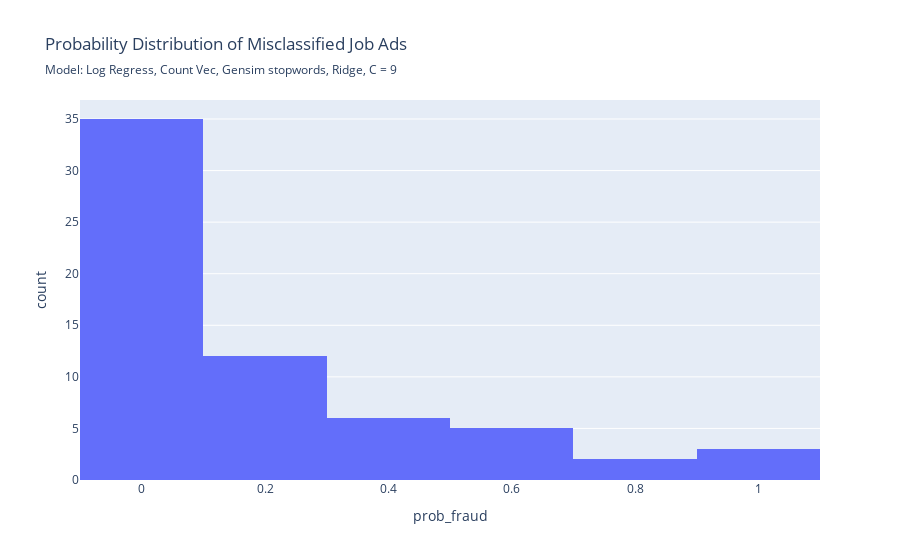

Here is the notebook cell this chart was saved with:
### Code cell
scores_log_cv_ridge_best = evaluate_model(
    ridge, X_test, y_test, 
    fig_subtitle= 'Log Regress, Count Vec, Gensim stopwords, Ridge, C = 9', 
    short_name='log_ridge_best', 
    save_figs=False,
    return_misclassified = False,
    return_all_results = False
)

### Figure 1 — Plotly figure (JSON) as saved in the notebook; plotly's stock layout.template omitted (floating-point values rounded to 4 significant figures)
{"data": [{"bingroup": "x", "hovertemplate": "prob_fraud=%{x}<br>count=%{y}<extra></extra>", "legendgroup": "", "marker": {"color": "#636efa", "pattern": {"shape": ""}}, "name": "", "orientation": "v", "showlegend": false, "type": "histogram", "x": [0.00657, 0.9124, 0.0003266, 0.008149, 4.797e-05, 5.286e-06, 7.847e-07, 0.4722, 0.207, 0.0001917, 0.1622, 0.3323, 0.3056, 0.00129, 0.2672, 0.00218, 0.000693, 0.5569, 0.04025, 0.3707, 0.1082, 0.006235, 0.02097, 0.2921, 0.01188, 0.01394, 0.001144, 0.8144, 0.03644, 0.1092, 1.434e-07, 4.677e-07, 0.001288, 0.5021, 0.03424, 0.006791, 0.9987, 0.001806, 1.599e-12, 0.01667, 5.071e-05, 0.3598, 0.196, 3.617e-08, 6.831e-25, 0.5156, 0.153, 0.008556, 3.505e-06, 0.1998, 0.007967, 0.03297, 0.06034, 0.3, 0.9762, 0.4737, 0.03557, 0.6372, 0.8696, 0.1052, 0.5444, 0.1236, 0.000194], "xaxis": "x", "yaxis": "y"}], "layout": {"barmode": "relative", "legend": {"tracegroupgap": 0}, "title": {"subtitle": {"text": "Model: Log Regress, Count Vec, Gensim stopwords, Ridge, C = 9"}, "text": "Probability Distribution of Misclassified Job Ads"}, "xaxis": {"anchor": "y", "domain": [0, 1], "title": {"text": "prob_fraud"}}, "yaxis": {"anchor": "x", "domain": [0, 1], "title": {"text": "count"}}}}
